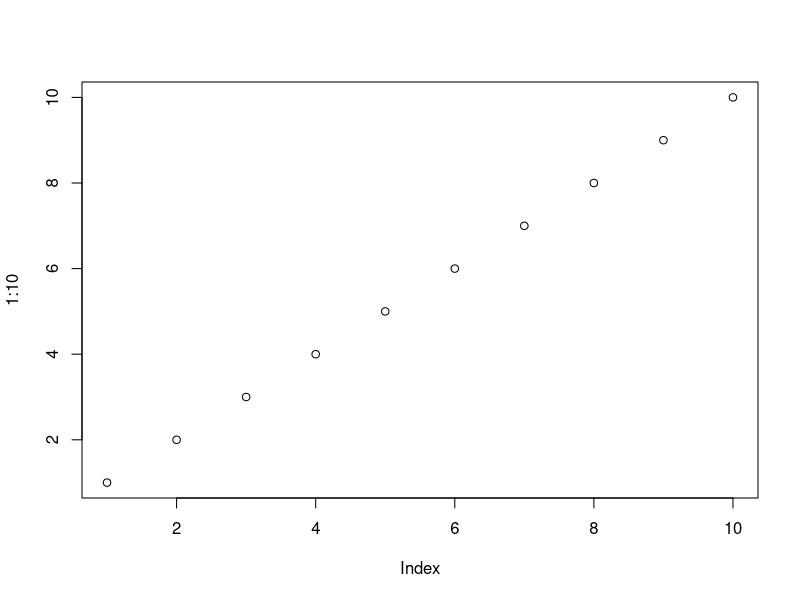
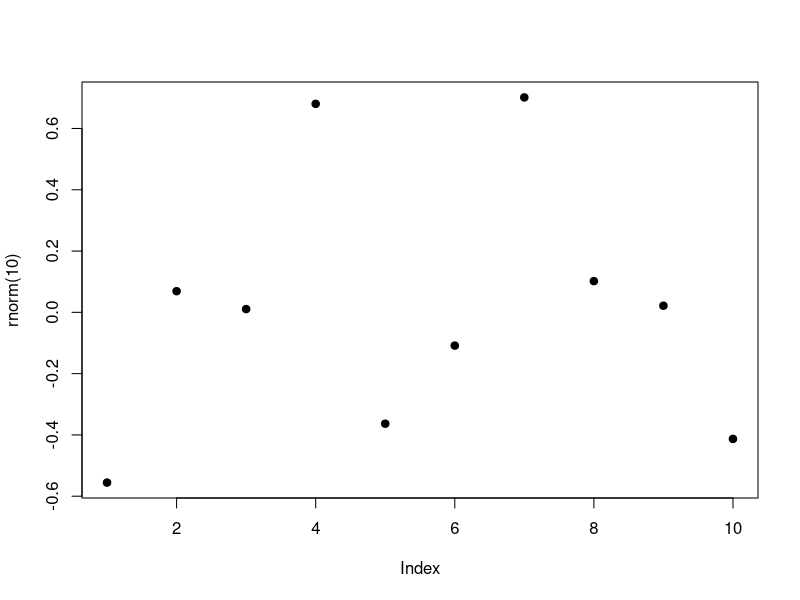

Here is the R script that generated these plots, in order: (Note: this script raises an error after producing the figures.)
## ---- chunk 1
plot(1:10)
plot(rnorm(10), pch=19)
## ---- chunk 2
knitr::include_graphics("images/subfigure.png", dpi = NA)
